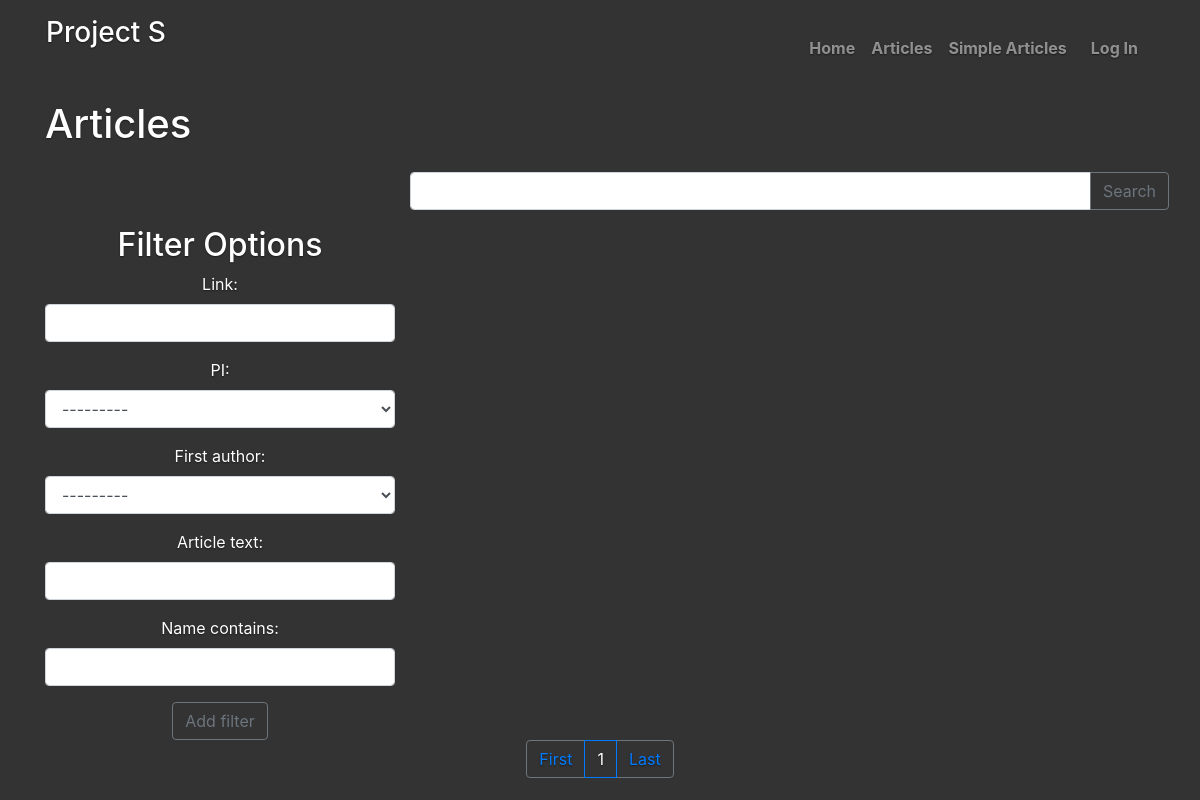
/articles/, run on an earlier commit of the app's database.
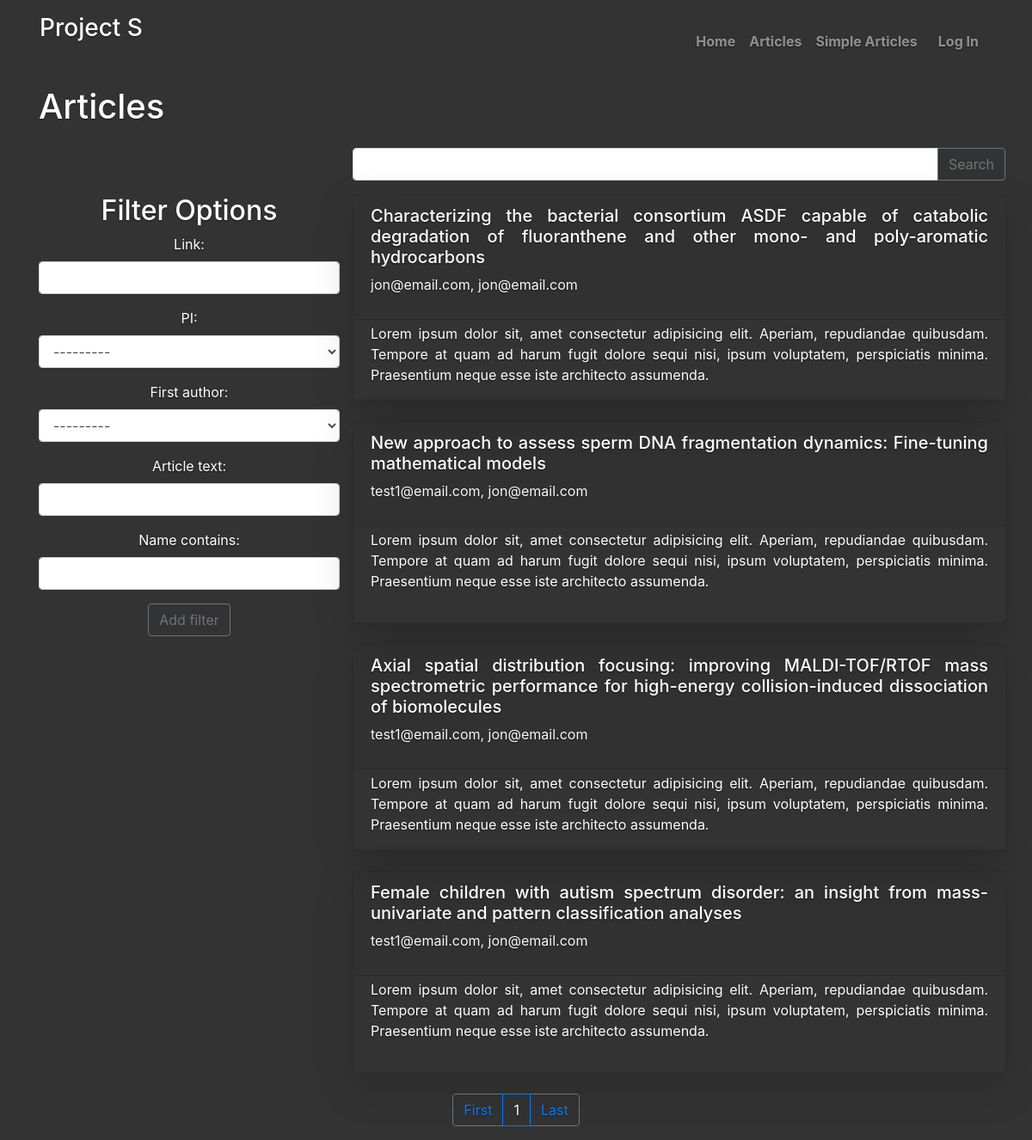
And on a later commit of the database.
### Articles/models.py (models this page shows, shortened)
class Article (models.Model):
    name = models.CharField(max_length = 255)
    link = models.URLField()
    PI = models.ForeignKey(settings.AUTH_USER_MODEL, on_delete= models.CASCADE, related_name='article_PI')
    first_author = models.ForeignKey(settings.AUTH_USER_MODEL, on_delete= models.CASCADE, related_name='article_FA')
    article_text = RichTextField(blank = True, null=True)
    reviewers = models.ManyToManyField(settings.AUTH_USER_MODEL, related_name='can_review')
    approvers = models.ManyToManyField(settings.AUTH_USER_MODEL, related_name='can_approve')

### Accounts/models.py (models this page shows, shortened)
class User(AbstractUser):
    class UserType(models.TextChoices):
        PI = 'PI', ('Principal Investigator')
        Grads = 'Grads', ('Graduate Student')
        Undergrad = 'Undergrad', ('Undergrad')
    username = models.CharField(max_length=50)
    email = models.EmailField(unique=True)
    type = models.CharField(max_length = 150, choices = UserType.choices, default = UserType.Undergrad)
    USERNAME_FIELD = 'email'
    REQUIRED_FIELDS = ['username', 'type']
    objects = CustomUserManager()

### Articles/views.py (the view)
# urls.py: path('', views.ArticleListView.as_view(), name = 'Article_list'),
class ArticleListView(ListView):
    model = Article
    paginate_by = 10
    context_object_name = 'articles'
    template_name = 'article_list2.html'
    def get_context_data(self, **kwargs):
        context = super().get_context_data(**kwargs)
        context['filter'] = ArticleFilter()
        return context
    def get_queryset(self, *args, **kwargs):
        queryset = super().get_queryset(*args, **kwargs)
        myfilter = ArticleFilter(self.request.GET,  queryset = queryset)
        filtered_queryset = myfilter.qs
        return filtered_queryset

### templates/article_list2.html
{% extends 'base.html' %}
{% load widget_tweaks %}
{% block content %}
<div class="container">
    <h1 class="text-justify"> Articles </h1>
</div>
<form method="GET">
<div class="container p-3">
        <div class="row">
            <div class="col-4">
            </div>
            <div class="col-8">
                <div class="row justify-content-center">
                        <div class="input-group" >
                                {% render_field filter.form.name class="form-control" %}
                                <div class="input-group-append">
                                    <button class="btn btn-outline-secondary" type="submit"> Search </button>
                                </div>
                        </div>
                </div>
            </div>
        </div>
</div>
<div class="container">
    <div class="row">
        <div class="col-4 bg-transparent">
            <h2> Filter Options </h2>
                {% include 'includes/filter.html' %}
                <button class="btn btn-outline-secondary" type="submit"> Add filter </button>
        </div>
        <div class="col-8">
            {% for article in articles %}
            <div class="row">
                <div class="card bg-transparent mb-4 shadow-lg" style="max-height: 15rem;">
                    <div class="card-header text-justify">
                        <h5><a href="{% url 'Article_detail' article.pk %}">{{article.name}}</a></h5>
                        <p class="text-light">
                            {{article.first_author}}, {{article.PI}}
                        </p>
                    </div>
                    <div class="card-body pt-1">
                        <div class="card-text text-justify ">
                            <p>Lorem ipsum dolor sit, amet consectetur adipisicing elit. Aperiam, repudiandae quibusdam. Tempore at quam ad harum fugit dolore sequi nisi, ipsum voluptatem, perspiciatis minima. Praesentium neque esse iste architecto assumenda.</p>
                        </div>
                    </div>
                </div>
            </div>
            {% endfor %}
        </div>
    </div>
</div>
</form>
{% include 'includes/paginator.html' %}
{% endblock content %}

### templates/base.html (shortened to what this page needs)
<!doctype html>
{% load static %}
<html lang="en">
  <head>
    <link rel="stylesheet" href="https://cdn.jsdelivr.net/npm/bootstrap@4.5.3/dist/css/bootstrap.min.css">
    <link href ="{% static 'CSS/cover.css' %}" rel="stylesheet">
  </head>
  <body class="text-center">
    <div class="container d-flex p-3  mx-auto flex-column">
      <header class="masthead mb-auto">
        <div class="inner">
          <h3 class="masthead-brand">Project S</h3>
          <nav class="navbar nav-masthead justify-content-center">
            <a class="nav-link m-2" href="{% url 'home' %}">Home</a>
            <a class="nav-link m-2" href="{% url 'Article_list' %}">Articles</a>
            <a class="nav-link m-2" href="{% url 'New_simple_articles' %}">Simple Articles</a>
            {% if user.is_authenticated %}
            <ul class="navbar-nav ml-auto">
              <li class="nav-item m-2 dropdown">
                <a class="nav-link dropdown-toggle" href="#" id="navbarDropdown" role="button" data-toggle="dropdown" >{{user.username}}</a>
                <div class="dropdown-menu dropdown-menu-right">
                  <a class="dropdown-item" href="{% url 'reviewer_inbox' %}"> Pending Reviews </a>
                  <a class="dropdown-item" href="{% url 'approver_inbox' %}"> Pending Approvals </a>
                  <a class="dropdown-item" href="{% url 'submitter_inbox' %}"> My submissions </a>
                  <a class="dropdown-item" href="#"> My Profile </a>
                  <div class="dropdown-divider"></div>
                  <a class="dropdown-item" href="{% url 'logout' %}"> Log Out </a>
                </div>
              </li>
            </ul>
            {% else %}
            <a class="nav-link" href="{% url 'login' %}">Log In</a>
            {% endif %}
          </nav>
        </div>
      </header>
    </div>
        {% block content %}
        {% endblock content %}
</body>
</html>

### templates/includes/filter.html (shortened to what this page needs)
{% load widget_tweaks %}
{% for field in filter.form %}
  <div class="form-group">
    {{ field.label_tag }}
    {% if filter.form.is_bound %}
      {% if field.errors %}
        {% render_field field class="form-control is-invalid" %}
        {% for errors in field.errors %}
          <div class="invalid-feedback">
            {{error}}
          </div>
        {% endfor %}
      {% else %}
        {% render_field field class="form-control is-valid" %}
      {% endif %}
    {% else %}
      {% render_field field class="form-control" %}
    {% endif %}
  </div>
  {% endfor %}

### templates/includes/paginator.html (shortened to what this page needs)
<div class="container">
    <div class="row justify-content-center">
        <nav>
            <ul class="pagination ">
                <li class="page-item "><a class="page-link border-secondary bg-transparent" href="?page=1">First</a></li>
                {% for page_num in paginator.page_range %}
                    {% if page_obj.number == page_num %}
                        <li class="page-item active">
                            <span class="page-link  bg-transparent">
                                {{ page_num }}
                            </span>
                        </li>
                    {% else %}
                        <li class="page-item">
                            <a href="?page={{ page_num }}" class="page-link border-secondary bg-transparent">
                                {{ page_num }}
                            </a>
                        </li>
                    {% endif %}
                {% endfor %}
                <li class="page-item"><a class="page-link border-secondary bg-transparent" href="?page={{paginator.num_pages}}">Last</a></li>
            </ul>
        </nav>
    </div>
</div>

### static/CSS/cover.css (style rules this page uses)
a, a:focus, a:hover { color: #fff; }
html, body { height: 100%; background-color: #333; }
body { justify-content: center; color: #fff; text-shadow: 0 .05rem .1rem rgba(0, 0, 0, .5); }
.masthead { margin-bottom: 2rem; }
.masthead-brand { margin-bottom: 0; }
.nav-masthead .nav-link { padding: .25rem 0; font-weight: 700; color: rgba(255, 255, 255, .5); background-color: transparent; border-bottom: .25rem solid transparent; }
.nav-masthead .nav-link + .nav-link { margin-left: 1rem; }
@media (min-width: 48em) { .masthead-brand { float: left; } }
@media (min-width: 48em) { .nav-masthead { float: right; } }

What changed in the data, as far as the page shows it:
added Article: name "Characterizing the bacterial consortium ASDF capable of catabolic degradation of fluoranthene and other mono- and poly-aromatic hydrocarbons", first_author "jon@email.com", PI "jon@email.com"
added Article: name "New approach to assess sperm DNA fragmentation dynamics: Fine-tuning mathematical models", first_author "test1@email.com", PI "jon@email.com"
added Article: name "Axial spatial distribution focusing: improving MALDI-TOF/RTOF mass spectrometric performance for high-energy collision-induced dissociation of biomolecules", first_author "test1@email.com", PI "jon@email.com"
added Article: name "Female children with autism spectrum disorder: an insight from mass-univariate and pattern classification analyses", first_author "test1@email.com", PI "jon@email.com"
